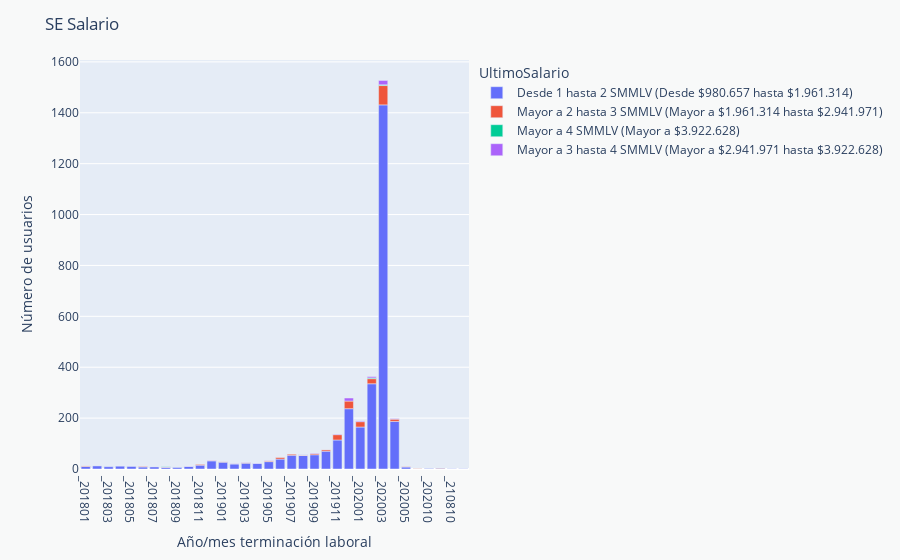

This figure's notebook cell:
### Code cell
dfSE_salario= dfSE_1
dfSE['Número de usuarios'] = dfSE['numeroDocumento']
dfSE_salario['Año/mes terminación laboral'] = [("_" + i[0:4] + i[5:7]) for i in dfSE_1['Fecha de terminación laboral']]

dfSE_salario['Año/mes terminación laboralInt'] = [int(i[1:]) for i in dfSE_salario['Año/mes terminación laboral']]
dfSE_salario = dfSE_salario[dfSE_salario["Año/mes terminación laboralInt"] >= 201801]
SE_salario = dfSE_salario.groupby(['Año/mes terminación laboral', 'UltimoSalario']).count().reset_index()
Line_fig = px.bar(SE_salario, x="Año/mes terminación laboral", y="Número de usuarios", color="UltimoSalario")
Line_fig.update_layout(title='SE Salario', paper_bgcolor="#F8F9F9").update_xaxes(categoryorder = "category ascending")

### Figure 1 — Plotly figure (JSON) as saved in the notebook; plotly's stock layout.template omitted (floating-point values rounded to 4 significant figures)
{"data": [{"alignmentgroup": "True", "hovertemplate": "UltimoSalario=Desde 1 hasta 2 SMMLV (Desde $980.657 hasta $1.961.314)<br>Año/mes terminación laboral=%{x}<br>Número de usuarios=%{y}<extra></extra>", "legendgroup": "Desde 1 hasta 2 SMMLV (Desde $980.657 hasta $1.961.314)", "marker": {"color": "#636efa"}, "name": "Desde 1 hasta 2 SMMLV (Desde $980.657 hasta $1.961.314)", "offsetgroup": "Desde 1 hasta 2 SMMLV (Desde $980.657 hasta $1.961.314)", "orientation": "v", "showlegend": true, "textposition": "auto", "type": "bar", "x": ["_201801", "_201802", "_201803", "_201804", "_201805", "_201806", "_201807", "_201808", "_201809", "_201810", "_201811", "_201812", "_201901", "_201902", "_201903", "_201904", "_201905", "_201906", "_201907", "_201908", "_201909", "_201910", "_201911", "_201912", "_202001", "_202002", "_202003", "_202004", "_202005", "_202010", "_202012", "_210810", "_222004"], "xaxis": "x", "y": [10, 12, 9, 11, 10, 8, 8, 7, 6, 10, 15, 32, 27, 20, 23, 22, 29, 39, 54, 53, 56, 70, 114, 237, 165, 335, 1431, 187, 8, 2, 3, 1, 1], "yaxis": "y"}, {"alignmentgroup": "True", "hovertemplate": "UltimoSalario=Mayor a 2 hasta 3 SMMLV (Mayor a $1.961.314 hasta $2.941.971)<br>Año/mes terminación laboral=%{x}<br>Número de usuarios=%{y}<extra></extra>", "legendgroup": "Mayor a 2 hasta 3 SMMLV (Mayor a $1.961.314 hasta $2.941.971)", "marker": {"color": "#EF553B"}, "name": "Mayor a 2 hasta 3 SMMLV (Mayor a $1.961.314 hasta $2.941.971)", "offsetgroup": "Mayor a 2 hasta 3 SMMLV (Mayor a $1.961.314 hasta $2.941.971)", "orientation": "v", "showlegend": true, "textposition": "auto", "type": "bar", "x": ["_201801", "_201806", "_201808", "_201811", "_201812", "_201901", "_201902", "_201903", "_201905", "_201906", "_201907", "_201908", "_201909", "_201910", "_201911", "_201912", "_202001", "_202002", "_202003", "_202004", "_202005", "_202006", "_202012"], "xaxis": "x", "y": [2, 2, 1, 3, 2, 1, 1, 2, 3, 6, 4, 2, 5, 5, 21, 30, 21, 20, 76, 9, 1, 1, 1], "yaxis": "y"}, {"alignmentgroup": "True", "hovertemplate": "UltimoSalario=Mayor a 4 SMMLV (Mayor a $3.922.628)<br>Año/mes terminación laboral=%{x}<br>Número de usuarios=%{y}<extra></extra>", "legendgroup": "Mayor a 4 SMMLV (Mayor a $3.922.628)", "marker": {"color": "#00cc96"}, "name": "Mayor a 4 SMMLV (Mayor a $3.922.628)", "offsetgroup": "Mayor a 4 SMMLV (Mayor a $3.922.628)", "orientation": "v", "showlegend": true, "textposition": "auto", "type": "bar", "x": ["_201808", "_201908", "_202002", "_202003"], "xaxis": "x", "y": [1, 1, 3, 3], "yaxis": "y"}, {"alignmentgroup": "True", "hovertemplate": "UltimoSalario=Mayor a 3 hasta 4 SMMLV (Mayor a $2.941.971 hasta $3.922.628)<br>Año/mes terminación laboral=%{x}<br>Número de usuarios=%{y}<extra></extra>", "legendgroup": "Mayor a 3 hasta 4 SMMLV (Mayor a $2.941.971 hasta $3.922.628)", "marker": {"color": "#ab63fa"}, "name": "Mayor a 3 hasta 4 SMMLV (Mayor a $2.941.971 hasta $3.922.628)", "offsetgroup": "Mayor a 3 hasta 4 SMMLV (Mayor a $2.941.971 hasta $3.922.628)", "orientation": "v", "showlegend": true, "textposition": "auto", "type": "bar", "x": ["_201810", "_201812", "_201902", "_201903", "_201904", "_201905", "_201908", "_201909", "_201911", "_201912", "_202001", "_202002", "_202003", "_202004"], "xaxis": "x", "y": [1, 1, 1, 1, 1, 1, 1, 2, 2, 12, 3, 5, 17, 2], "yaxis": "y"}], "layout": {"barmode": "relative", "legend": {"title": {"text": "UltimoSalario"}, "tracegroupgap": 0}, "margin": {"t": 60}, "paper_bgcolor": "#F8F9F9", "title": {"text": "SE Salario"}, "xaxis": {"anchor": "y", "categoryorder": "category ascending", "domain": [0, 1], "title": {"text": "Año/mes terminación laboral"}}, "yaxis": {"anchor": "x", "domain": [0, 1], "title": {"text": "Número de usuarios"}}}}
